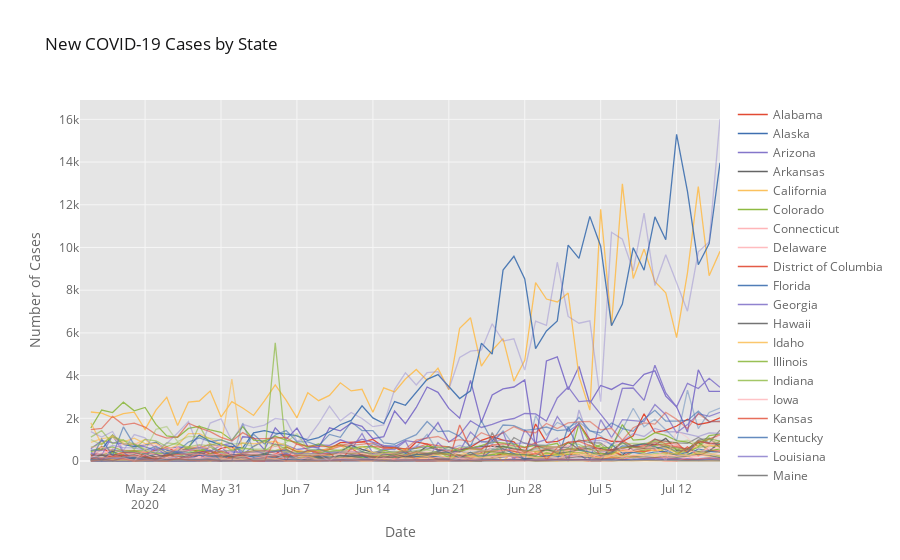

The notebook cell this image was saved under:
### Markdown cell above
## Plot line graphs of new daily case loads and deaths

Plot daily cases

### Code cell
today = str(datetime.today().strftime("%m/%d/%Y")) # print string of today's date

states_daily_confirmed.iplot(kind='lines', theme='ggplot', connectgaps=True, asFigure=True,
    title='New COVID-19 Cases by State', yaxis_title='Number of Cases', xaxis_title='Date')
